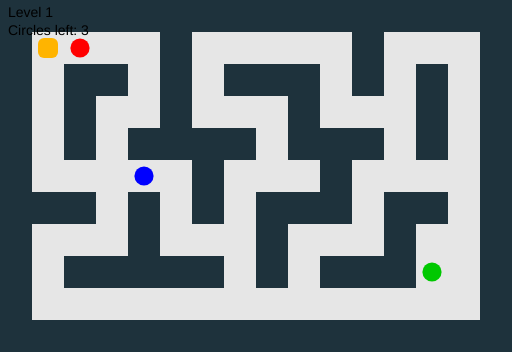
Frame 1 (no input)
Frame 60 (no input): identical to frame 1, image omitted
Frame 120 (the mouse pressed at the canvas centre since frame 60): identical to frame 1, image omitted

The p5.js sketch that drew this single still picture (run headless with seeded random() and noise() and a simulated clock; from frame 60 on, the mouse is pressed at the canvas centre):

// p5.js sketch
// ── sketch.js
/*
Fix: the Level 2 circle was on a WALL tile (row 8 col 9 is '#'),
so it looks “outside” / unreachable.

Changes:
- Move that circle to (r: 8, c: 8) which is a FLOOR tile '.'
- Add a safety check: if any circle is placed on a wall/outside, snap it onto the first floor tile.
*/

const TS = 32;

const LEVELS = [
  {
    name: "Level 1",
    legend: { "#": 1, ".": 0 },
    grid: [
      "################",
      "#....#.....#...#",
      "#.##.#.###.#.#.#",
      "#.#..#...#...#.#",
      "#.#.####.###.#.#",
      "#.....#...#....#",
      "###.#.#.###.##.#",
      "#...#...#...#..#",
      "#.#####.#.###..#",
      "#..............#",
      "################",
    ],
    playerStart: { r: 1, c: 1 },
    circles: [
      { r: 1, c: 2, col: [255, 0, 0] },
      { r: 5, c: 4, col: [0, 0, 255] },
      { r: 8, c: 13, col: [0, 200, 0] },
    ],
  },
  {
    name: "Level 2",
    legend: { "#": 1, ".": 0 },
    grid: [
      "################",
      "#..#.......#...#",
      "#..#.#####.#.#.#",
      "#....#...#...#.#",
      "####.#.#.#####.#",
      "#....#.#.....#.#",
      "#.####.#####.#.#",
      "#......#...#...#",
      "#.######.#.###.#",
      "#........#.....#",
      "################",
    ],
    playerStart: { r: 1, c: 1 },
    circles: [
      { r: 1, c: 14, col: [255, 255, 0] },
      { r: 7, c: 2, col: [255, 0, 255] },
      { r: 9, c: 10, col: [0, 255, 255] },
      { r: 8, c: 8, col: [255, 120, 0] }, // FIXED (was 8,9 which is a wall)
    ],
  },
];

class Level {
  constructor(levelData, tileSize) {
    this.ts = tileSize;
    this.load(levelData);
  }

  load(levelData) {
    this.data = levelData;

    this.grid = this.data.grid.map((row) =>
      row.split("").map((ch) => this.data.legend[ch] ?? 0),
    );

    // helper: find first floor tile (guaranteed inside)
    const firstFloor = () => {
      for (let r = 0; r < this.grid.length; r++) {
        for (let c = 0; c < this.grid[0].length; c++) {
          if (this.grid[r][c] === 0) return { r, c };
        }
      }
      return { r: 1, c: 1 };
    };

    // circles with safety snap (prevents outside/wall placement)
    this.circles = this.data.circles.map((circ) => {
      let r = circ.r;
      let c = circ.c;

      const out =
        r < 0 || c < 0 || r >= this.grid.length || c >= this.grid[0].length;
      const wall = !out && this.grid[r][c] === 1;

      if (out || wall) {
        const p = firstFloor();
        r = p.r;
        c = p.c;
      }

      return { r, c, col: circ.col, collected: false };
    });
  }

  cols() {
    return this.grid[0].length;
  }
  rows() {
    return this.grid.length;
  }
  pixelWidth() {
    return this.cols() * this.ts;
  }
  pixelHeight() {
    return this.rows() * this.ts;
  }

  isWall(r, c) {
    if (r < 0 || c < 0 || r >= this.rows() || c >= this.cols()) return true;
    return this.grid[r][c] === 1;
  }

  circlesLeft() {
    return this.circles.filter((c) => !c.collected).length;
  }

  draw() {
    for (let r = 0; r < this.rows(); r++) {
      for (let c = 0; c < this.cols(); c++) {
        fill(this.grid[r][c] === 1 ? [30, 50, 60] : 230);
        rect(c * this.ts, r * this.ts, this.ts, this.ts);
      }
    }

    for (const circ of this.circles) {
      if (circ.collected) continue;
      fill(circ.col);
      ellipse(
        circ.c * this.ts + this.ts / 2,
        circ.r * this.ts + this.ts / 2,
        this.ts * 0.6,
      );
    }
  }

  tryCollectCircle(r, c) {
    for (const circ of this.circles) {
      if (!circ.collected && circ.r === r && circ.c === c) {
        circ.collected = true;
      }
    }
  }

  allCirclesCollected() {
    return this.circles.every((c) => c.collected);
  }
}

class Player {
  constructor(r, c, ts) {
    this.r = r;
    this.c = c;
    this.ts = ts;
  }

  move(dr, dc, level) {
    const nr = this.r + dr;
    const nc = this.c + dc;
    if (!level.isWall(nr, nc)) {
      this.r = nr;
      this.c = nc;
      level.tryCollectCircle(this.r, this.c);
    }
  }

  draw() {
    fill(255, 180, 0);
    rect(
      this.c * this.ts + 6,
      this.r * this.ts + 6,
      this.ts - 12,
      this.ts - 12,
      6,
    );
  }
}

let levelIndex = 0;
let level;
let player;

function loadLevel(i) {
  levelIndex = i;
  level.load(LEVELS[levelIndex]);
  resizeCanvas(level.pixelWidth(), level.pixelHeight());
  player.r = LEVELS[levelIndex].playerStart.r;
  player.c = LEVELS[levelIndex].playerStart.c;
  level.tryCollectCircle(player.r, player.c);
}

function setup() {
  level = new Level(LEVELS[0], TS);
  createCanvas(level.pixelWidth(), level.pixelHeight());
  noStroke();
  textFont("sans-serif");
  textSize(14);

  player = new Player(LEVELS[0].playerStart.r, LEVELS[0].playerStart.c, TS);
  level.tryCollectCircle(player.r, player.c);
}

function draw() {
  background(240);

  level.draw();
  player.draw();

  // HUD (top)
  fill(0);
  textAlign(LEFT, TOP);
  text(level.data.name, 8, 6);
  text(`Circles left: ${level.circlesLeft()}`, 8, 24);

  // Auto-advance
  if (level.allCirclesCollected()) {
    if (levelIndex < LEVELS.length - 1) loadLevel(levelIndex + 1);
    else {
      fill(0);
      textAlign(CENTER, CENTER);
      text("All levels complete", width / 2, height / 2);
      noLoop();
    }
  }
}

function keyPressed() {
  if (keyCode === LEFT_ARROW) player.move(0, -1, level);
  if (keyCode === RIGHT_ARROW) player.move(0, 1, level);
  if (keyCode === UP_ARROW) player.move(-1, 0, level);
  if (keyCode === DOWN_ARROW) player.move(1, 0, level);
}
